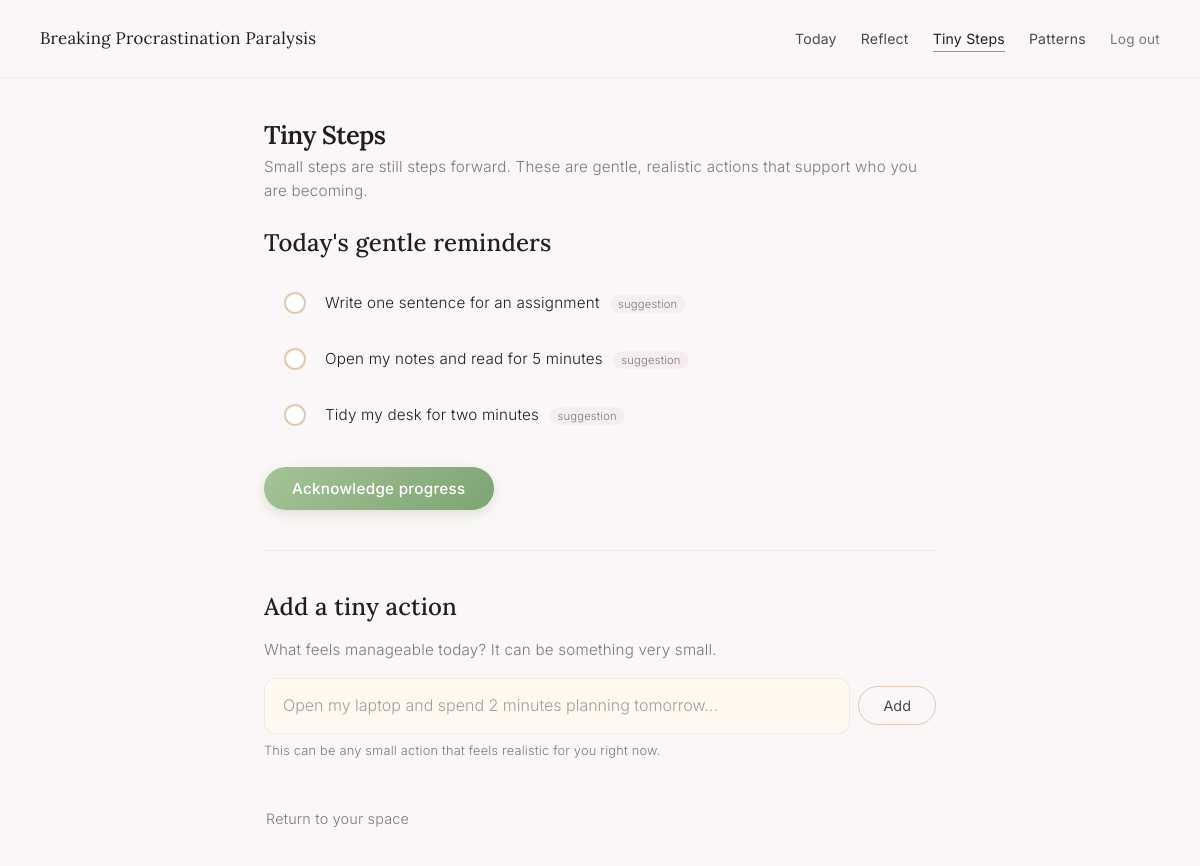
Page /habits (signed in) on the committed database.
### tables this page shows
CREATE TABLE habits (
            id INTEGER PRIMARY KEY AUTOINCREMENT,
            user_id INTEGER NOT NULL,
            name TEXT NOT NULL,
            is_sample INTEGER NOT NULL DEFAULT 0,
            created_at TEXT NOT NULL,
            FOREIGN KEY (user_id) REFERENCES users(id)
        );

### app.py (the view, shortened to what this page needs)
@app.route("/habits", methods=["GET", "POST"])
@login_required
def habits():
    user_id = session['user_id']
    conn = get_db_connection()
    cur = conn.cursor()
    cur.execute(
        "SELECT id, name, is_sample, created_at "
        "FROM habits WHERE user_id = ? ORDER BY id ASC;",
        (user_id,),
    )
    habits_rows = cur.fetchall()
    conn.close()
    return render_template("habits.html", habits=habits_rows)

### app.py (called while the page is built)
def get_db_connection():
    conn = sqlite3.connect(DB_PATH, timeout=3)
    conn.row_factory = sqlite3.Row
    return conn

def login_required(f):
    @wraps(f)
    def decorated_function(*args, **kwargs):
        if 'user_id' not in session:
            return redirect(url_for('landing'))
        return f(*args, **kwargs)
    return decorated_function

### templates/habits.html (shortened to what this page needs)
<!doctype html>
<html lang="en">
<head>
    <link rel="stylesheet" href="{{ url_for('static', filename='calm.css') }}">
</head>
<body>
<div class="page-wrapper">
    <nav class="page-nav">
        <a href="{{ url_for('dashboard') }}" class="nav-brand">Breaking Procrastination Paralysis</a>
        <ul class="nav-links">
            <li><a href="{{ url_for('dashboard') }}">Today</a></li>
            <li><a href="{{ url_for('journal') }}">Reflect</a></li>
            <li><a href="{{ url_for('habits') }}" class="active">Tiny Steps</a></li>
            <li><a href="{{ url_for('analytics') }}">Patterns</a></li>
            <li><a href="{{ url_for('logout') }}" class="logout-link">Log out</a></li>
        </ul>
    </nav>
    <main class="page-content">
        <div class="section-header fade-in-up">
            <h1 class="section-title">Tiny Steps</h1>
            <p class="section-subtitle">
                Small steps are still steps forward.
                These are gentle, realistic actions that support who you are becoming.
            </p>
        </div>
        <form method="post" class="fade-in-up">
            <h2>Today's gentle reminders</h2>
            {% if habits %}
            <ul class="habit-list">
                {% for h in habits %}
                <li class="habit-item">
                    <input
                        class="habit-checkbox"
                        type="checkbox"
                        name="completed_habits"
                        value="{{ h['id'] }}"
                        id="habit-{{ h['id'] }}"
                    >
                    <label class="habit-label" for="habit-{{ h['id'] }}">
                        {{ h["name"] }}
                        {% if h["is_sample"] %}
                            <span class="habit-tag">suggestion</span>
                        {% endif %}
                    </label>
                </li>
                {% endfor %}
            </ul>
            <button type="submit" class="btn-calm">Acknowledge progress</button>
            {% else %}
            <p class="empty-state">No tiny steps yet. Add one below when you feel ready.</p>
            {% endif %}
        </form>
        <hr class="divider">
        <div class="fade-in-up">
            <h2>Add a tiny action</h2>
            <p class="section-subtitle" style="margin-bottom: 16px;">
                What feels manageable today? It can be something very small.
            </p>
            <form method="post">
                <div class="add-habit-wrapper">
                    <input
                        type="text"
                        name="new_habit"
                        placeholder="Open my laptop and spend 2 minutes planning tomorrow..."
                    >
                    <button class="btn-gentle" type="submit">Add</button>
                </div>
                <p class="form-hint">
                    This can be any small action that feels realistic for you right now.
                </p>
            </form>
        </div>
        <div style="margin-top: 40px;">
            <a href="{{ url_for('dashboard') }}" class="btn-text">Return to your space</a>
        </div>
    </main>
</div>
</body>
</html>

### rows in the picture
habits: name "Write one sentence for an assignment", is_sample "suggestion"
habits: name "Open my notes and read for 5 minutes", is_sample "suggestion"
habits: name "Tidy my desk for two minutes", is_sample "suggestion"
